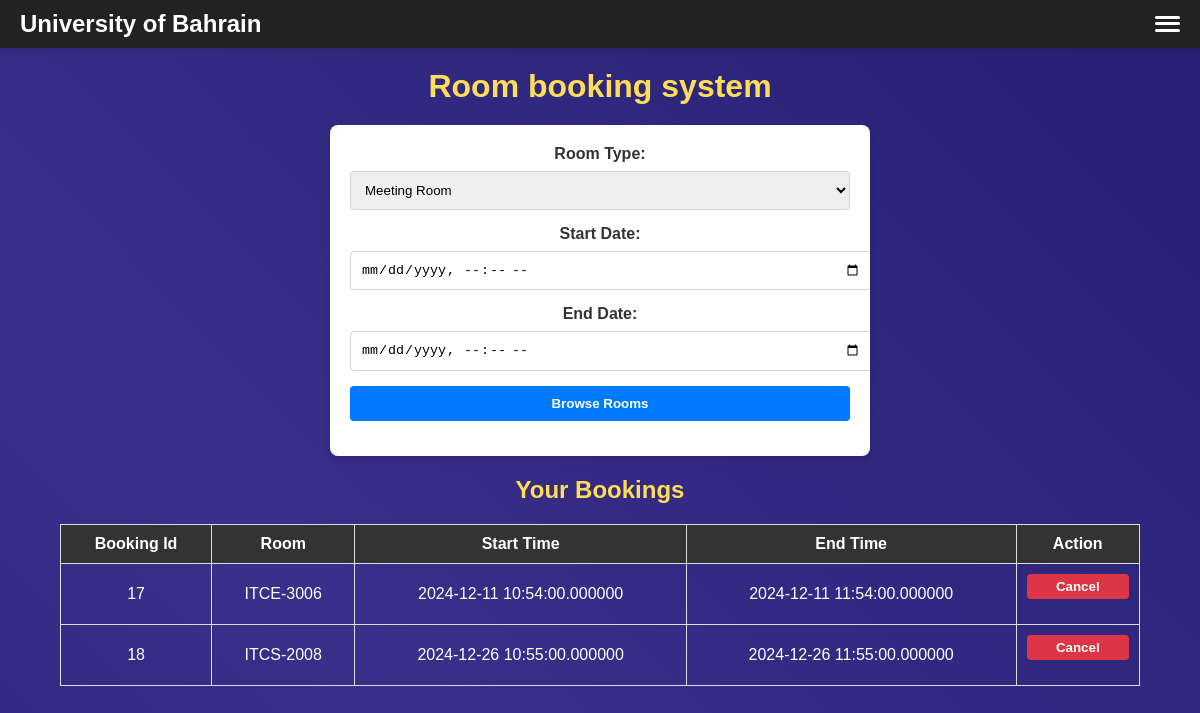
/Room browsing - Abdulla Saeed/index.php (signed in), run on the app's committed database.
### tables this page shows
CREATE TABLE `bookings` (
  `booking_id` int(255) NOT NULL,
  `user_id` int(255) NOT NULL,
  `room_id` int(255) NOT NULL,
  `start_time` datetime(6) NOT NULL,
  `end_time` datetime(6) NOT NULL,
  `status` varchar(255) NOT NULL
);

CREATE TABLE `rooms` (
  `room_id` int(10) UNSIGNED NOT NULL,
  `room_name` varchar(255) NOT NULL,
  `capacity` int(10) UNSIGNED NOT NULL,
  `equipment` varchar(255) DEFAULT NULL,
  `room_department` varchar(255) NOT NULL,
  `room_floor` int(11) NOT NULL,
  `status` varchar(255) NOT NULL,
  `room_type` varchar(255) NOT NULL
);

### Room browsing - Abdulla Saeed/index.php (the view, shortened to what this page needs)
<!DOCTYPE html>
<html lang="en">
<head>
  <link rel="stylesheet" href="style.css">
</head>
<body>
  <div class="navbar">
    <h1>University of Bahrain</h1>
    <div class="hamburger">
      <div></div>
      <div></div>
      <div></div>
    </div>
  </div>
  <h1>Room booking system</h1>
  <form action="room_browsing.php" class="mainform" method="GET">
    <label for="room_type">Room Type:</label>
    <select name="room_type" id="room_type" required>
      <option value="Meeting Room">Meeting Room</option>
    </select>
    <label for="start_date">Start Date:</label>
    <input type="datetime-local" id="start_date" name="start_date" required>
    <label for="end_date">End Date:</label>
    <input type="datetime-local" id="end_date" name="end_date" required>
    <button type="submit">Browse Rooms</button>
  </form>
  <h2>Your Bookings</h2>
  <div class="bookings-container">
    <table class="bookings-table">
      <thead>
        <tr>
          <th>Booking Id</th>
          <th>Room</th>
          <th>Start Time</th>
          <th>End Time</th>
          <th>Action</th>
        </tr>
      </thead>
      <tbody>
      <?php
                    require_once 'db.php';
                    $user_id = $_SESSION['user']['id'];
                    $stmt = $pdo->prepare("
                        SELECT bookings.booking_id, bookings.room_id, rooms.room_name, bookings.start_time, bookings.end_time
                        FROM bookings
                        JOIN rooms ON bookings.room_id = rooms.room_id
                        WHERE bookings.user_id = ?
                    ");
                    $stmt->execute([$user_id]);
                    while ($booking = $stmt->fetch(PDO::FETCH_ASSOC)) {
                        echo "
                        <tr>
                            <td>{$booking['booking_id']}</td>
                            <td>{$booking['room_name']}</td>
                            <td>{$booking['start_time']}</td>
                            <td>{$booking['end_time']}</td>
                            <td>
                                <form action='../room-booking-system - Mohamed Almaraghi/cancel.php' method='POST'>
                                    <input type='hidden' name='booking_id' value='{$booking['booking_id']}'>
                                     <input type='hidden' name='room_id' value='{$booking['room_id']}'>
                                    <button type='submit' class='cancel-button'>Cancel</button>
                                </form>
                            </td>
                        </tr>";
                    }
                    ?>
      </tbody>
    </table>
  </div>
</body>
</html>

### Room browsing - Abdulla Saeed/style.css (style rules this page uses)
body { font-family: Arial, sans-serif; background: linear-gradient(45deg, #181365, #3a2f8a, #181365, #0f0e3d); background-size: 400% 400%; animation: gradientMotion 8s ease infinite; margin: 0; padding: 0; color: white; text-align: center; }
.navbar { display: flex; justify-content: space-between; align-items: center; padding: 10px 20px; background-color: #222; box-shadow: 0 4px 6px rgba(0, 0, 0, 0.1); position: sticky; top: 0; z-index: 1000; }
.navbar h1 { font-size: 1.5rem; color: white; margin: 0; }
.hamburger { display: flex; flex-direction: column; justify-content: space-around; width: 25px; height: 20px; cursor: pointer; }
.hamburger div { background-color: white; height: 3px; border-radius: 3px; transition: transform 0.3s ease, opacity 0.3s ease; }
h1, h2 { color: #ffdd57; margin: 20px; }
.mainform { width: 90%; max-width: 500px; margin: 20px auto; padding: 20px; background: white; border-radius: 8px; box-shadow: 0 4px 6px rgba(0, 0, 0, 0.1); overflow:hidden; }
label { font-weight: bold; color: #333; display: block; margin-bottom: 8px; }
input, select, button { width: 100%; padding: 10px; margin-bottom: 15px; border: 1px solid #ced4da; border-radius: 4px; }
button { background-color: #007bff; color: white; font-weight: bold; border: none; cursor: pointer; transition: background-color 0.3s ease; }
.bookings-container { width: 90%; margin: 20px auto; }
.bookings-table { width: 100%; border-collapse: collapse; }
.bookings-table th, .bookings-table td { padding: 10px; border: 1px solid #ddd; text-align: center; }
.bookings-table thead { background-color: #333; color: white; }
.cancel-button { background-color: #dc3545; border: none; padding: 5px 10px; border-radius: 4px; cursor: pointer; }

### data on the page
bookings: booking_id "17", room.room_name "ITCE-3006", start_time "2024-12-11 10:54:00.000000", end_time "2024-12-11 11:54:00.000000"
bookings: booking_id "18", room.room_name "ITCS-2008", start_time "2024-12-26 10:55:00.000000", end_time "2024-12-26 11:55:00.000000"
